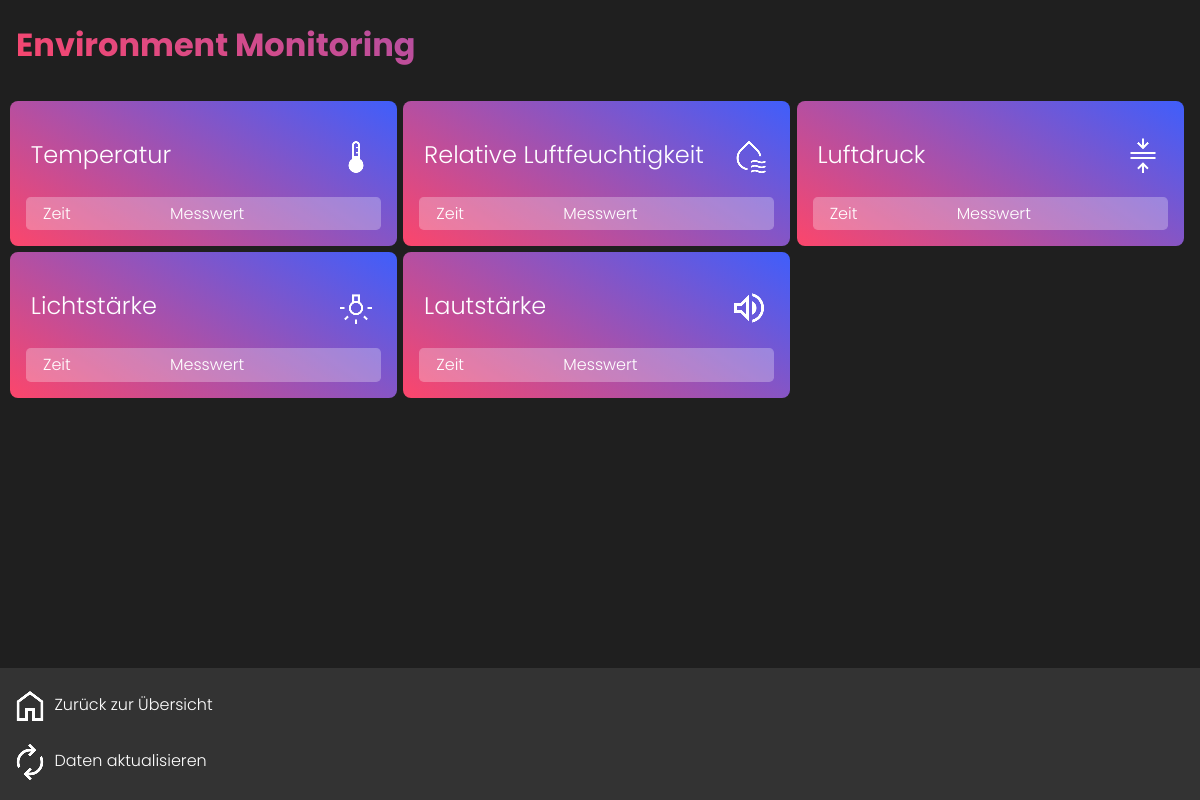
/details.php, run on the app's committed database.
### tables this page shows
CREATE TABLE `sensortyp` (
  `sensortyp_id` int(11) NOT NULL,
  `bezeichnung` varchar(100) NOT NULL,
  `einheit` varchar(50) DEFAULT NULL,
  `symbol` varchar(50) NOT NULL,
  `beschreibung` text DEFAULT NULL
);

### func/db_functions.php (called while the page is built, shortened)
<?php
function getAllSensorTypes($link) {
    $sql = "SELECT * FROM sensortyp";
    $result = mysqli_query($link, $sql);
    $sensorTypData = array();
    while($row=mysqli_fetch_array($result, MYSQLI_ASSOC)) {
        $sensorTypData[] = $row;
    }
    return $sensorTypData;
}

### details.php (the view, shortened to what this page needs)
<?php
include "func/db_functions.php";
$link = connectDatabase();
?>
<!DOCTYPE html>
<html lang="de-CH">
<head>
    <link rel="stylesheet" href="styles/styles.css">
    <link rel="stylesheet" href="styles/details-styles.css">
</head>
<body>
    <div id="wrapper">
        <header>
            <h1>Environment Monitoring</h1>
        </header>
        <main>
	<?php
	$sensorTypes = getAllSensorTypes($link);
	foreach($sensorTypes as $sensor) {
	    echo '
	    <div id="value-table">
	    <h2>'.$sensor['beschreibung'].'<img src="img/'.$sensor['symbol'].'"></h2>
	    <div class="table-scroll-wrapper">
		<table>
		    <tr>
			<th>Zeit</th>
			<th>Messwert</th>
		    </tr>';
	    echo '</table>
		</div>
	    </div>';
	}
	?>
        </main>
	 <footer>
	 <ul>
	    <li><a href="index.php"><img src="img/home_medium.png"> <span class="nav-text">Zurück zur Übersicht</span></a></li>
	    <li><a href="#" id="reload"><img src="img/reload_medium.png"> <span class="nav-text">Daten aktualisieren</span></a></li>
	 </ul>
	 </footer>
    </div>
</body>
</html>

### styles/styles.css (style rules this page uses)
* { box-sizing: border-box; font-family: "Poppins", sans-serif; font-weight: 300; font-style: normal; }
html, body { margin: 0; padding: 0; background-color: rgb(31,31,31); }
main { display: flex; padding: 10px; margin-bottom: 100px; gap: 0.4em; flex-wrap: wrap; justify-content: flex-start; }
#wrapper { max-width: 1400px; margin: 0 auto; }
h1 { font-weight: bold; background: linear-gradient(212deg,rgba(63, 94, 251, 1) 0%, rgba(252, 70, 107, 1) 100%); background-clip: text; -webkit-background-clip: text; -webkit-text-fill-color: transparent; padding-left: 0.5em; }
footer { position: fixed; width: 100%; max-width: 1400px; margin: 0 auto; padding: 10px; margin-bottom: 0; bottom: 0; color: rgb(255,255,255); background-color: rgb(51,51,51); }

### styles/details-styles.css (style rules this page uses)
h2 { display: flex; justify-content: space-between; }
h2 img { vertical-align: middle; padding: right: 1.5em; }
.table-scroll-wrapper { max-height: 20em; overflow-y: auto; scroll-behavior: smooth; border: 1px solid rgba(255, 255, 255, 0.2); border-radius: 0.3em; background-color: rgba(255, 255, 255, 0.1); }
#value-table { background: linear-gradient(212deg, rgba(63, 94, 251, 1) 0%, rgba(252, 70, 107, 1) 100%); flex-basis: calc(25% - 0.4em); padding: 1em; border-radius: 0.5em; width: 100%; }
#value-table table { width: 100%; border-collapse: collapse; }
#value-table h2 { padding: 0 0.2em 0 0.2em; color: #fff; }
#value-table th { text-align: left; }
#value-table th, td { padding: 0.2em 1em; background-color: rgba(255, 255, 255, 0.2); color: #fff; }
footer ul { margin: 0; padding: 0; list-style-type: none; display: flex; flex-direction: column; }
footer ul li { padding: 0.5em 0; }
footer img { vertical-align: middle; }
footer a { text-decoration: none; color: white; }
@media screen and (max-width: 1400px) { #value-table { flex-basis: calc(33.333333333% - 0.4em); } }

### data on the page
sensortyp: beschreibung "Temperatur", symbol (picture)
sensortyp: beschreibung "Relative Luftfeuchtigkeit", symbol (picture)
sensortyp: beschreibung "Luftdruck", symbol (picture)
sensortyp: beschreibung "Lichtstärke", symbol (picture)
sensortyp: beschreibung "Lautstärke", symbol (picture)
